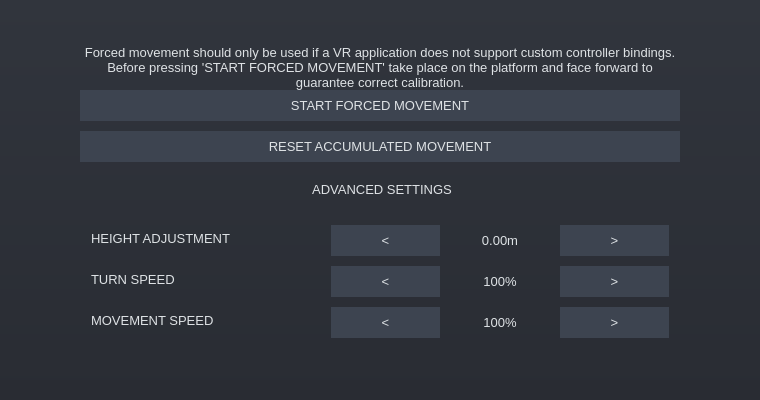
<?xml version="1.0" encoding="UTF-8"?>
<ui version="4.0">
 <class>RolliVROverlayWidget</class>
 <widget class="QWidget" name="RolliVROverlayWidget">
  <property name="geometry">
   <rect>
    <x>0</x>
    <y>0</y>
    <width>760</width>
    <height>400</height>
   </rect>
  </property>
  <property name="minimumSize">
   <size>
    <width>760</width>
    <height>400</height>
   </size>
  </property>
  <property name="windowTitle">
   <string>Hello World Overlay</string>
  </property>
  <property name="styleSheet">
   <string notr="true">QWidget#RolliVROverlayWidget {
	background: qlineargradient(x1:0 y1:0, x2:0 y2:1, stop:0 #31353d, stop:1 #292c33);	
	color: #dee2e5;
	font: 10pt &quot;MS Shell Dlg 2&quot;;
}

QGroupBox::indicator {
	width: 22px;
	height: 22px;
}

QWidget {
	font: 10pt;
	color: #dee2e5;
}

QGroupBox {
	border: none;
}

QGroupBox::title {
	subcontrol-origin: margin;
	subcontrol-position: top;
}

QPushButton {
	border: none;
	padding: 8px;
	background-color: #3d4450;
}

QPushButton:hover {
	background-color: #515863;
}

QPushButton:pressed {
	background-color: #2f3540;
}

QLabel {
	color: #dee2e5;
}</string>
  </property>
  <layout class="QHBoxLayout" name="horizontalLayout">
   <property name="spacing">
    <number>0</number>
   </property>
   <item>
    <spacer name="horizontalSpacer">
     <property name="orientation">
      <enum>Qt::Horizontal</enum>
     </property>
     <property name="sizeHint" stdset="0">
      <size>
       <width>40</width>
       <height>20</height>
      </size>
     </property>
    </spacer>
   </item>
   <item>
    <layout class="QVBoxLayout" name="mainVerticalLayout">
     <property name="spacing">
      <number>0</number>
     </property>
     <item>
      <spacer name="verticalSpacer_3">
       <property name="orientation">
        <enum>Qt::Vertical</enum>
       </property>
       <property name="sizeHint" stdset="0">
        <size>
         <width>20</width>
         <height>20</height>
        </size>
       </property>
      </spacer>
     </item>
     <item>
      <widget class="QLabel" name="startInfoLabel">
       <property name="minimumSize">
        <size>
         <width>600</width>
         <height>0</height>
        </size>
       </property>
       <property name="font">
        <font>
         <pointsize>10</pointsize>
         <weight>50</weight>
         <italic>false</italic>
         <bold>false</bold>
         <kerning>true</kerning>
        </font>
       </property>
       <property name="text">
        <string>Forced movement should only be used if a VR application does not support custom controller bindings. Before pressing 'START FORCED MOVEMENT' take place on the platform and face forward to guarantee correct calibration.</string>
       </property>
       <property name="alignment">
        <set>Qt::AlignCenter</set>
       </property>
       <property name="wordWrap">
        <bool>true</bool>
       </property>
       <property name="margin">
        <number>10</number>
       </property>
      </widget>
     </item>
     <item>
      <widget class="QPushButton" name="startStopPushButton">
       <property name="text">
        <string>START FORCED MOVEMENT</string>
       </property>
      </widget>
     </item>
     <item>
      <spacer name="verticalSpacer_2">
       <property name="orientation">
        <enum>Qt::Vertical</enum>
       </property>
       <property name="sizeType">
        <enum>QSizePolicy::Fixed</enum>
       </property>
       <property name="sizeHint" stdset="0">
        <size>
         <width>20</width>
         <height>10</height>
        </size>
       </property>
      </spacer>
     </item>
     <item>
      <widget class="QWidget" name="hiddenWhileNotRunningWidget" native="true">
       <property name="minimumSize">
        <size>
         <width>600</width>
         <height>0</height>
        </size>
       </property>
       <layout class="QVBoxLayout" name="notRunningHiddenVerticalLayout">
        <property name="spacing">
         <number>0</number>
        </property>
        <property name="leftMargin">
         <number>0</number>
        </property>
        <property name="topMargin">
         <number>0</number>
        </property>
        <property name="rightMargin">
         <number>0</number>
        </property>
        <property name="bottomMargin">
         <number>0</number>
        </property>
        <item>
         <widget class="QPushButton" name="resetPushButton">
          <property name="text">
           <string>RESET ACCUMULATED MOVEMENT</string>
          </property>
         </widget>
        </item>
        <item>
         <spacer name="verticalSpacer_4">
          <property name="orientation">
           <enum>Qt::Vertical</enum>
          </property>
          <property name="sizeType">
           <enum>QSizePolicy::Fixed</enum>
          </property>
          <property name="sizeHint" stdset="0">
           <size>
            <width>20</width>
            <height>20</height>
           </size>
          </property>
         </spacer>
        </item>
        <item>
         <widget class="QGroupBox" name="advancedConfigurationGroupBox">
          <property name="title">
           <string>ADVANCED SETTINGS</string>
          </property>
          <layout class="QVBoxLayout" name="verticalLayout_2">
           <property name="spacing">
            <number>3</number>
           </property>
           <item>
            <layout class="QFormLayout" name="formLayout">
             <property name="horizontalSpacing">
              <number>100</number>
             </property>
             <property name="verticalSpacing">
              <number>10</number>
             </property>
             <item row="0" column="1">
              <spacer name="verticalSpacer_5">
               <property name="orientation">
                <enum>Qt::Vertical</enum>
               </property>
               <property name="sizeType">
                <enum>QSizePolicy::Fixed</enum>
               </property>
               <property name="sizeHint" stdset="0">
                <size>
                 <width>20</width>
                 <height>22</height>
                </size>
               </property>
              </spacer>
             </item>
             <item row="1" column="0">
              <widget class="QLabel" name="formHeightOffsetLabel">
               <property name="sizePolicy">
                <sizepolicy hsizetype="Preferred" vsizetype="Preferred">
                 <horstretch>0</horstretch>
                 <verstretch>0</verstretch>
                </sizepolicy>
               </property>
               <property name="text">
                <string>HEIGHT ADJUSTMENT</string>
               </property>
              </widget>
             </item>
             <item row="1" column="1">
              <layout class="QHBoxLayout" name="horizontalLayout_2">
               <item>
                <widget class="QPushButton" name="decrementHeightOffsetPushButton">
                 <property name="minimumSize">
                  <size>
                   <width>0</width>
                   <height>23</height>
                  </size>
                 </property>
                 <property name="text">
                  <string>&lt;</string>
                 </property>
                </widget>
               </item>
               <item>
                <widget class="QLabel" name="heightOffsetLabel">
                 <property name="text">
                  <string>0.00m</string>
                 </property>
                 <property name="alignment">
                  <set>Qt::AlignCenter</set>
                 </property>
                </widget>
               </item>
               <item>
                <widget class="QPushButton" name="incrementHeightOffsetPushButton">
                 <property name="text">
                  <string>&gt;</string>
                 </property>
                </widget>
               </item>
              </layout>
             </item>
             <item row="2" column="0">
              <widget class="QLabel" name="fromSpeedLabeforml">
               <property name="text">
                <string>TURN SPEED</string>
               </property>
              </widget>
             </item>
             <item row="2" column="1">
              <layout class="QHBoxLayout" name="horizontalLayout_3">
               <item>
                <widget class="QPushButton" name="decrementTurnSpeedPushButton">
                 <property name="text">
                  <string>&lt;</string>
                 </property>
                </widget>
               </item>
               <item>
                <widget class="QLabel" name="turnSpeedLabel">
                 <property name="text">
                  <string>100%</string>
                 </property>
                 <property name="alignment">
                  <set>Qt::AlignCenter</set>
                 </property>
                </widget>
               </item>
               <item>
                <widget class="QPushButton" name="incrementTurnSpeedPushButton">
                 <property name="text">
                  <string>&gt;</string>
                 </property>
                </widget>
               </item>
              </layout>
             </item>
             <item row="3" column="0">
              <widget class="QLabel" name="formmovementSpeedLabel">
               <property name="text">
                <string>MOVEMENT SPEED</string>
               </property>
              </widget>
             </item>
             <item row="3" column="1">
              <layout class="QHBoxLayout" name="horizontalLayout_4">
               <item>
                <widget class="QPushButton" name="decrementMovementSpeedPushButton">
                 <property name="text">
                  <string>&lt;</string>
                 </property>
                </widget>
               </item>
               <item>
                <widget class="QLabel" name="movementSpeedLabel">
                 <property name="text">
                  <string>100%</string>
                 </property>
                 <property name="alignment">
                  <set>Qt::AlignCenter</set>
                 </property>
                </widget>
               </item>
               <item>
                <widget class="QPushButton" name="incrementMovementSpeedPushButton">
                 <property name="text">
                  <string>&gt;</string>
                 </property>
                </widget>
               </item>
              </layout>
             </item>
            </layout>
           </item>
          </layout>
         </widget>
        </item>
       </layout>
      </widget>
     </item>
     <item>
      <spacer name="verticalSpacer">
       <property name="orientation">
        <enum>Qt::Vertical</enum>
       </property>
       <property name="sizeHint" stdset="0">
        <size>
         <width>20</width>
         <height>40</height>
        </size>
       </property>
      </spacer>
     </item>
    </layout>
   </item>
   <item>
    <spacer name="horizontalSpacer_2">
     <property name="orientation">
      <enum>Qt::Horizontal</enum>
     </property>
     <property name="sizeHint" stdset="0">
      <size>
       <width>40</width>
       <height>20</height>
      </size>
     </property>
    </spacer>
   </item>
  </layout>
 </widget>
 <layoutdefault spacing="6" margin="11"/>
 <resources/>
 <connections/>
</ui>
